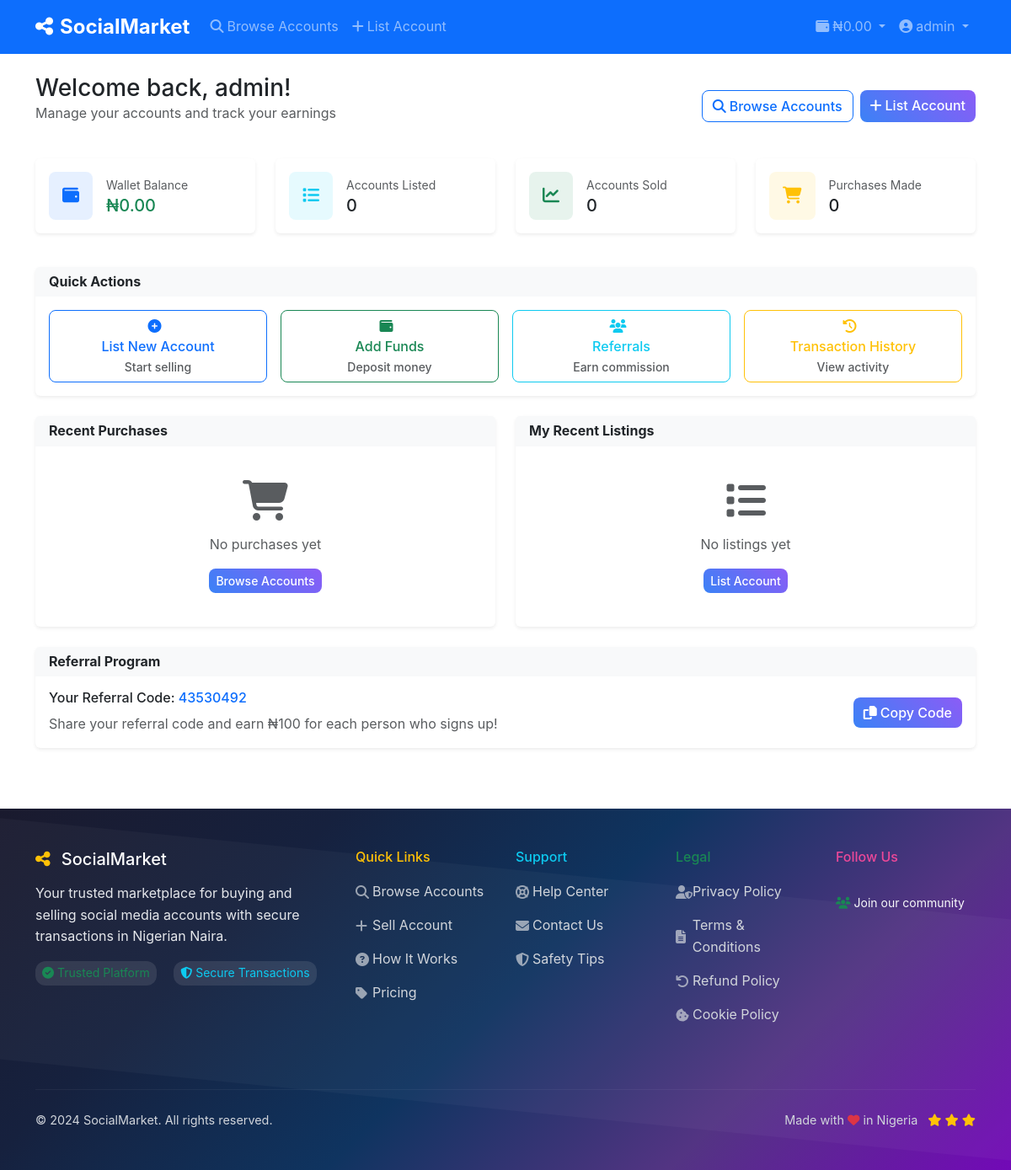
Page /dashboard (signed in) on the earlier database version.
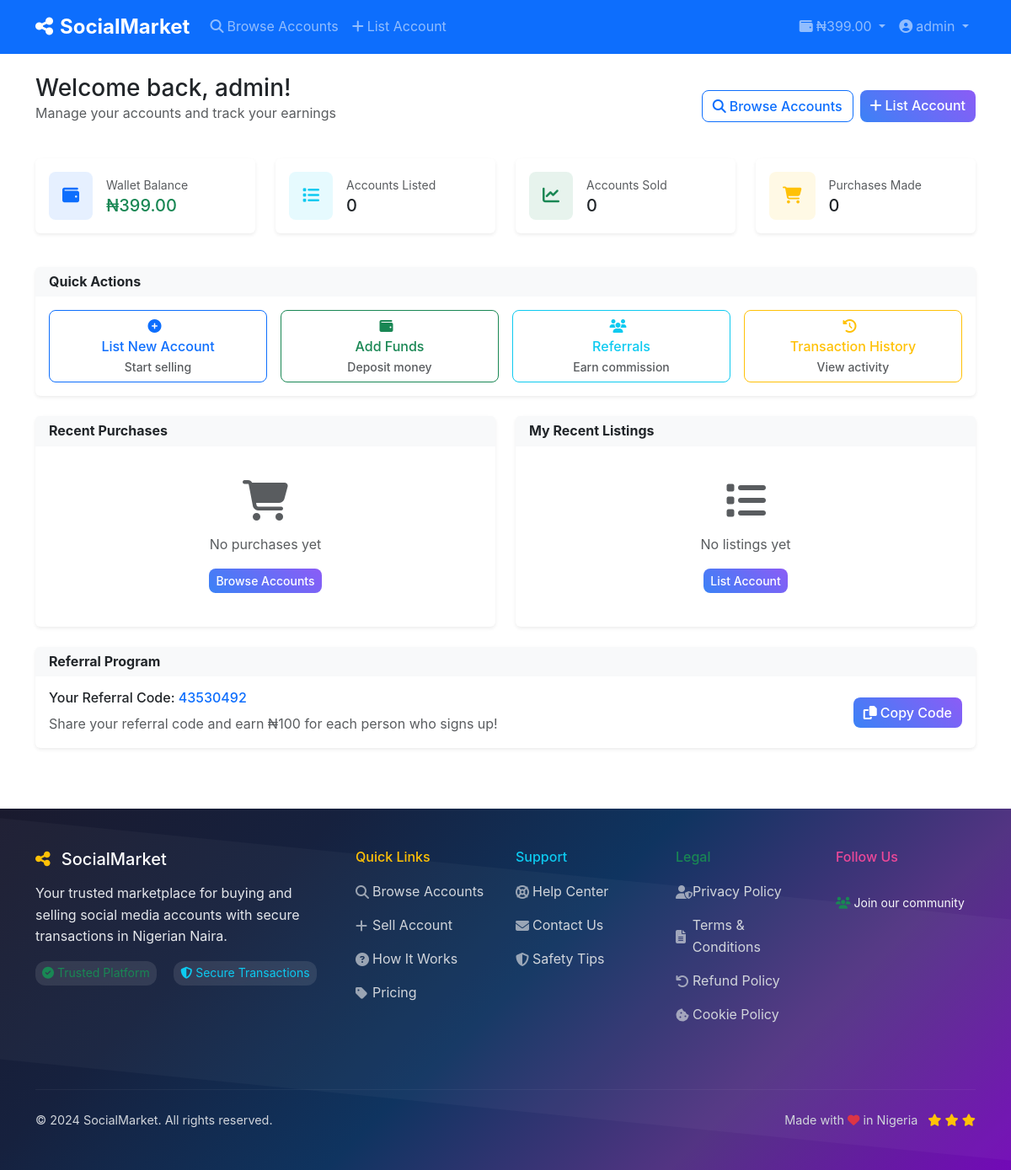
Same page on the later database version.
### models.py (models this page shows, shortened)
class User(UserMixin, db.Model):
    id = db.Column(db.Integer, primary_key=True)
    username = db.Column(db.String(80), unique=True, nullable=False)
    email = db.Column(db.String(120), unique=True, nullable=False)
    password_hash = db.Column(db.String(255), nullable=False)
    role = db.Column(db.String(20), default='user')  # user, admin
    first_name = db.Column(db.String(50))
    last_name = db.Column(db.String(50))
    phone = db.Column(db.String(20))
    profile_pic = db.Column(db.String(255))
    bio = db.Column(db.Text)
    is_verified = db.Column(db.Boolean, default=False)
    is_active = db.Column(db.Boolean, default=True)
    is_banned = db.Column(db.Boolean, default=False)
    wallet_balance = db.Column(db.Numeric(10, 2), default=0.00)
    referral_code = db.Column(db.String(20), unique=True)
    referred_by = db.Column(db.Integer, db.ForeignKey('user.id'))
    referral_earnings = db.Column(db.Numeric(10, 2), default=0.00)
    created_at = db.Column(db.DateTime, default=datetime.utcnow)
    last_login = db.Column(db.DateTime)
    accounts_for_sale = db.relationship('SocialAccount', foreign_keys='SocialAccount.seller_id', backref='seller', lazy=True)
    accounts_reviewed = db.relationship('SocialAccount', foreign_keys='SocialAccount.reviewed_by', backref='reviewer', lazy=True)
    purchases = db.relationship('Purchase', backref='buyer', lazy=True)
    deposits = db.relationship('WalletDeposit', foreign_keys='WalletDeposit.user_id', backref='user', lazy=True)
    processed_deposits = db.relationship('WalletDeposit', foreign_keys='WalletDeposit.processed_by', backref='processor', lazy=True)
    referrals = db.relationship('User', backref=db.backref('referrer', remote_side=[id]))

### app.py (the view)
@app.route('/dashboard')
@login_required
def dashboard():
    user_accounts = SocialAccount.query.filter_by(seller_id=current_user.id).all()
    user_purchases = Purchase.query.filter_by(buyer_id=current_user.id).all()
    user_deposits = WalletDeposit.query.filter_by(user_id=current_user.id).order_by(WalletDeposit.created_at.desc()).limit(5).all()
    total_sales = Purchase.query.join(SocialAccount).filter(
        SocialAccount.seller_id == current_user.id,
        Purchase.status == 'completed'
    ).count()
    user_stats = {
        'accounts_listed': len(user_accounts),
        'accounts_sold': total_sales,
        'purchases_made': len(user_purchases),
        'wallet_balance': current_user.wallet_balance,
        'referral_earnings': current_user.referral_earnings
    }
    recent_purchases = Purchase.query.filter_by(buyer_id=current_user.id).order_by(Purchase.created_at.desc()).limit(5).all()
    recent_listings = SocialAccount.query.filter_by(seller_id=current_user.id).order_by(SocialAccount.created_at.desc()).limit(5).all()
    return render_template('dashboard/index.html',
                         user_stats=user_stats,
                         recent_purchases=recent_purchases,
                         recent_listings=recent_listings)

### app.py (called while the page is built)
@login_manager.user_loader
def load_user(user_id):
    return User.query.get(int(user_id))

@app.context_processor
def inject_settings():
    settings = Settings.query.first()
    return dict(settings=settings)

### templates/dashboard/index.html (shortened to what the changed rows need)
{% extends "base.html" %}
{% block content %}
<div class="container py-4">
    <div class="row mb-4">
        <div class="col-12">
            <div class="d-flex justify-content-between align-items-center">
                <div>
                    <h1 class="h3 mb-0">Welcome back, {{ current_user.username }}!</h1>
                    <p class="text-muted">Manage your accounts and track your earnings</p>
                </div>
            </div>
        </div>
    </div>
    <div class="row mb-4">
        <div class="col-lg-3 col-md-6 mb-3">
            <div class="card border-0 shadow-sm">
                <div class="card-body">
                    <div class="d-flex align-items-center">
                        <div class="flex-grow-1 ms-3">
                            <div class="text-muted small">Wallet Balance</div>
                            <div class="h5 mb-0 text-success">₦{{ "%.2f"|format(user_stats.wallet_balance) }}</div>
                        </div>
                    </div>
                </div>
            </div>
        </div>
    </div>
    <div class="row">
        <div class="col-12">
            <div class="card border-0 shadow-sm">
                <div class="card-body">
                    <div class="row align-items-center">
                        <div class="col-md-8">
                            <h6>Your Referral Code: <span class="text-primary">{{ current_user.referral_code }}</span></h6>
                        </div>
                    </div>
                </div>
            </div>
        </div>
    </div>
</div>
{% endblock %}

### templates/base.html (shortened to what the changed rows need)
<!DOCTYPE html>
<html lang="en">
<head>
    <link href="https://cdn.jsdelivr.net/npm/bootstrap@5.3.0/dist/css/bootstrap.min.css" rel="stylesheet">
    <link href="https://cdnjs.cloudflare.com/ajax/libs/font-awesome/6.4.0/css/all.min.css" rel="stylesheet">
    <link href="{{ url_for('static', filename='css/style.css') }}" rel="stylesheet">
</head>
<body>
    <nav class="navbar navbar-expand-lg navbar-dark bg-primary sticky-top">
        <div class="container">
            <div class="collapse navbar-collapse" id="navbarNav">
                <ul class="navbar-nav">
                    {% if current_user.is_authenticated %}
                    <li class="nav-item dropdown">
                        <a class="nav-link dropdown-toggle" href="#" role="button" data-bs-toggle="dropdown">
                            <i class="fas fa-wallet me-1"></i>₦{{ "%.2f"|format(current_user.wallet_balance) }}
                        </a>
                    </li>
                    <li class="nav-item dropdown">
                        <a class="nav-link dropdown-toggle" href="#" role="button" data-bs-toggle="dropdown">
                            <i class="fas fa-user-circle me-1"></i>{{ current_user.username }}
                        </a>
                    </li>
                    {% endif %}
                </ul>
            </div>
        </div>
    </nav>
    <main>
        {% block content %}{% endblock %}
    </main>
</body>
</html>

Differences in the rows shown:
changed User "admin": wallet_balance "0.00" → "399.00"
